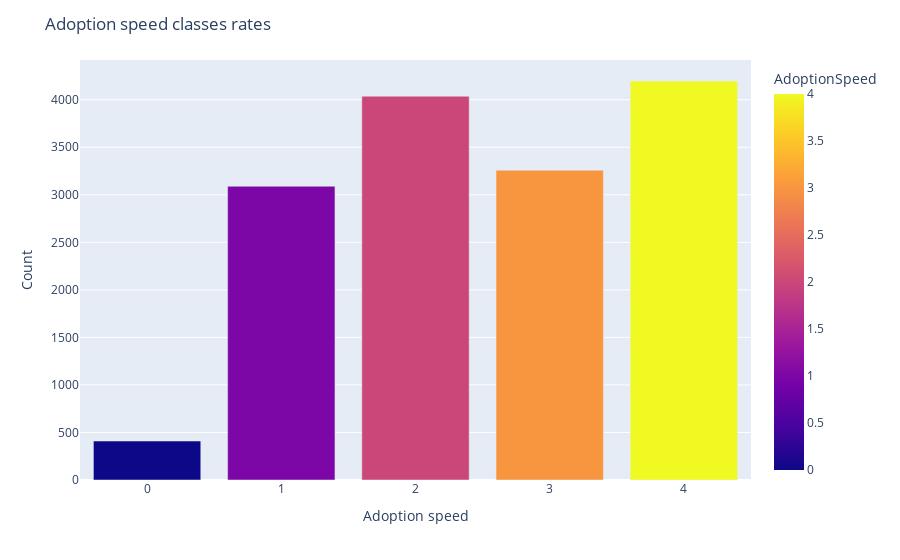

The code cell stored with this chart in its notebook:
### Code cell
train_data = all_data.loc[all_data['dataset_type'] == 'train']
adoption_speed_counts = train_data['AdoptionSpeed'].value_counts().sort_index()
adoption_speed_df = pd.DataFrame({'AdoptionSpeed': adoption_speed_counts.index,
                                  'Count': adoption_speed_counts.values})

fig = px.bar(adoption_speed_df, x='AdoptionSpeed', y='Count', color='AdoptionSpeed')


fig.update_layout(title='Adoption speed classes rates',
                  xaxis_title='Adoption speed',
                  yaxis_title='Count',
                  showlegend=False)

fig.show()

### Figure 1 — Plotly figure (JSON) as saved in the notebook; plotly's stock layout.template omitted (floating-point values rounded to 4 significant figures)
{"data": [{"alignmentgroup": "True", "hovertemplate": "AdoptionSpeed=%{marker.color}<br>Count=%{y}<extra></extra>", "legendgroup": "", "marker": {"color": [0, 1, 2, 3, 4], "coloraxis": "coloraxis", "pattern": {"shape": ""}}, "name": "", "offsetgroup": "", "orientation": "v", "showlegend": false, "textposition": "auto", "type": "bar", "x": [0, 1, 2, 3, 4], "xaxis": "x", "y": [410, 3090, 4037, 3259, 4197], "yaxis": "y"}], "layout": {"barmode": "relative", "coloraxis": {"colorbar": {"title": {"text": "AdoptionSpeed"}}, "colorscale": [[0, "#0d0887"], [0.1111, "#46039f"], [0.2222, "#7201a8"], [0.3333, "#9c179e"], [0.4444, "#bd3786"], [0.5556, "#d8576b"], [0.6667, "#ed7953"], [0.7778, "#fb9f3a"], [0.8889, "#fdca26"], [1, "#f0f921"]]}, "legend": {"tracegroupgap": 0}, "margin": {"t": 60}, "showlegend": false, "title": {"text": "Adoption speed classes rates"}, "xaxis": {"anchor": "y", "domain": [0, 1], "title": {"text": "Adoption speed"}}, "yaxis": {"anchor": "x", "domain": [0, 1], "title": {"text": "Count"}}}}
